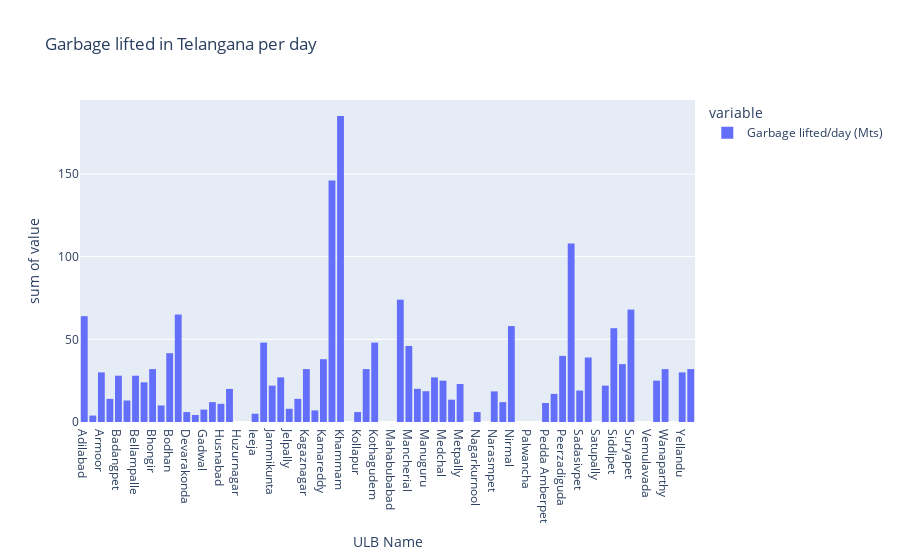

Source (notebook cell):
### Code cell
fig = px.histogram(df, x = 'ULB Name', y = ["Garbage lifted/day (Mts)"],title="Garbage lifted in Telangana per day")

fig.show()

### Figure 1 — Plotly figure (JSON) as saved in the notebook; plotly's stock layout.template omitted (floating-point values rounded to 4 significant figures)
{"data": [{"alignmentgroup": "True", "bingroup": "x", "histfunc": "sum", "hovertemplate": "variable=Garbage lifted/day (Mts)<br>ULB Name=%{x}<br>sum of value=%{y}<extra></extra>", "legendgroup": "Garbage lifted/day (Mts)", "marker": {"color": "#636efa", "pattern": {"shape": ""}}, "name": "Garbage lifted/day (Mts)", "offsetgroup": "Garbage lifted/day (Mts)", "orientation": "v", "showlegend": true, "type": "histogram", "x": ["Adilabad", "Andol-Jogipet", "Armoor", "Atchampet", "Badangpet", "Badepally", "Bellampalle", "Bhainsa", "Bhongir", "Bhupalapally", "Bodhan", "Boduppal", "Devarakonda", "Dubbaka", "Gadwal", "Gajwel", "Husnabad", "Huzurabad", "Huzurnagar", "Ibrahimpatnam", "Ieeja", "Jagtial", "Jammikunta", "Jangoan", "Jelpally", "Jillelguda", "Kagaznagar", "Kalwakurthy", "Kamareddy", "Karimnagar", "Khammam", "Kodada", "Kollapur", "Korutla", "Kothagudem", "Madhira", "Mahabubabad", "Mahabubnagar", "Mancherial", "Mandamarri", "Manuguru", "Medak", "Medchal", "Meerpet", "Metpally", "Miryalaguda", "Nagarkurnool", "Nalgonda", "Narasmpet", "Narayanpet", "Nirmal", "Nizamabad", "Palwancha", "Parakala", "Pedda Amberpet", "Peddapalli", "Peerzadiguda", "Ramagundam", "Sadasivpet", "Sangareddy", "Satupally", "Shadnagar", "Siddipet", "Sircilla", "Suryapet", "Tandur", "Vemulavada", "Vikarabad", "Wanaparthy", "Warangal", "Yellandu", "Zaheerabad"], "xaxis": "x", "y": [64, 3.9, 30, 14, 28, 13, 28, 24, 32, 10, 41.6, 65, 6, 4.25, 7.5, 12, 11, 20, 0, 0, 5, 48, 22, 27, 8, 14, 32, 7, 38, 146, 185, 0, 6, 32, 48, 0, 0, 74, 46, 20.08, 18.61, 27, 25, 13.5, 23, 0, 6, 0, 18.5, 12, 58, 0, 0, 0, 11.5, 17, 40, 108, 19, 39, 0, 22, 56.72, 35, 68, 0, 0, 25, 32, 0, 30, 32], "yaxis": "y"}], "layout": {"barmode": "relative", "legend": {"title": {"text": "variable"}, "tracegroupgap": 0}, "title": {"text": "Garbage lifted in Telangana per day"}, "xaxis": {"anchor": "y", "domain": [0, 1], "title": {"text": "ULB Name"}}, "yaxis": {"anchor": "x", "domain": [0, 1], "title": {"text": "sum of value"}}}}
